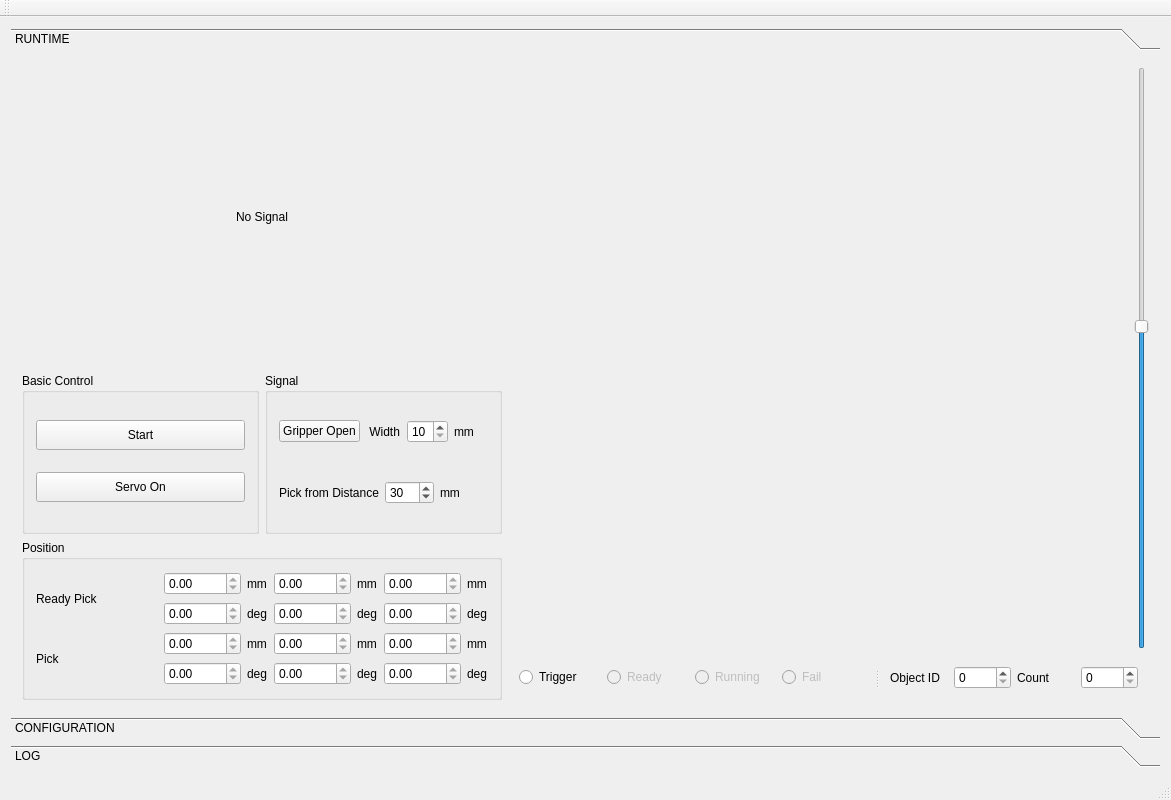
<?xml version="1.0" encoding="UTF-8"?>
<ui version="4.0">
 <class>MainWindow</class>
 <widget class="QMainWindow" name="MainWindow">
  <property name="geometry">
   <rect>
    <x>0</x>
    <y>0</y>
    <width>1171</width>
    <height>800</height>
   </rect>
  </property>
  <property name="windowTitle">
   <string>YASKAWA 6D POSE ESTIMATION</string>
  </property>
  <widget class="QWidget" name="centralWidget">
   <layout class="QHBoxLayout" name="horizontalLayout">
    <item>
     <widget class="QToolBox" name="toolBox">
      <widget class="QWidget" name="toolBoxPage1">
       <property name="geometry">
        <rect>
         <x>0</x>
         <y>0</y>
         <width>1153</width>
         <height>628</height>
        </rect>
       </property>
       <attribute name="label">
        <string>RUNTIME</string>
       </attribute>
       <layout class="QHBoxLayout" name="horizontalLayout_28">
        <item>
         <layout class="QVBoxLayout" name="verticalLayout_10">
          <item>
           <widget class="QLabel" name="labelImage">
            <property name="sizePolicy">
             <sizepolicy hsizetype="Fixed" vsizetype="Fixed">
              <horstretch>0</horstretch>
              <verstretch>0</verstretch>
             </sizepolicy>
            </property>
            <property name="minimumSize">
             <size>
              <width>480</width>
              <height>300</height>
             </size>
            </property>
            <property name="maximumSize">
             <size>
              <width>4800</width>
              <height>3000</height>
             </size>
            </property>
            <property name="text">
             <string>No Signal</string>
            </property>
            <property name="textFormat">
             <enum>Qt::AutoText</enum>
            </property>
            <property name="scaledContents">
             <bool>true</bool>
            </property>
            <property name="alignment">
             <set>Qt::AlignCenter</set>
            </property>
           </widget>
          </item>
          <item>
           <layout class="QHBoxLayout" name="horizontalLayout_25">
            <item>
             <widget class="QGroupBox" name="groupBox_4">
              <property name="title">
               <string>Basic Control</string>
              </property>
              <layout class="QVBoxLayout" name="verticalLayout_9">
               <item>
                <widget class="QPushButton" name="pushButtonStart">
                 <property name="minimumSize">
                  <size>
                   <width>0</width>
                   <height>30</height>
                  </size>
                 </property>
                 <property name="text">
                  <string>Start</string>
                 </property>
                </widget>
               </item>
               <item>
                <widget class="QPushButton" name="pushButtonServoOn">
                 <property name="minimumSize">
                  <size>
                   <width>0</width>
                   <height>30</height>
                  </size>
                 </property>
                 <property name="text">
                  <string>Servo On</string>
                 </property>
                </widget>
               </item>
              </layout>
             </widget>
            </item>
            <item>
             <widget class="QGroupBox" name="groupBox_6">
              <property name="title">
               <string>Signal</string>
              </property>
              <layout class="QVBoxLayout" name="verticalLayout_11">
               <item>
                <layout class="QHBoxLayout" name="horizontalLayout_24">
                 <item>
                  <layout class="QHBoxLayout" name="horizontalLayout_22">
                   <item>
                    <widget class="QPushButton" name="pushButtonGripperOpen">
                     <property name="text">
                      <string>Gripper Open</string>
                     </property>
                    </widget>
                   </item>
                   <item>
                    <widget class="QLabel" name="label_12">
                     <property name="text">
                      <string> Width</string>
                     </property>
                    </widget>
                   </item>
                   <item>
                    <widget class="QSpinBox" name="spinBoxGripperWidth">
                     <property name="minimum">
                      <number>10</number>
                     </property>
                     <property name="maximum">
                      <number>55</number>
                     </property>
                    </widget>
                   </item>
                   <item>
                    <widget class="QLabel" name="label_13">
                     <property name="text">
                      <string>mm</string>
                     </property>
                    </widget>
                   </item>
                  </layout>
                 </item>
                </layout>
               </item>
               <item>
                <layout class="QHBoxLayout" name="horizontalLayout_23">
                 <item>
                  <widget class="QLabel" name="label_14">
                   <property name="text">
                    <string>Pick from Distance</string>
                   </property>
                  </widget>
                 </item>
                 <item>
                  <widget class="QSpinBox" name="spinBoxPickingDistance">
                   <property name="minimum">
                    <number>10</number>
                   </property>
                   <property name="maximum">
                    <number>100</number>
                   </property>
                   <property name="value">
                    <number>30</number>
                   </property>
                  </widget>
                 </item>
                 <item>
                  <widget class="QLabel" name="label_15">
                   <property name="text">
                    <string>mm</string>
                   </property>
                  </widget>
                 </item>
                </layout>
               </item>
              </layout>
             </widget>
            </item>
           </layout>
          </item>
          <item>
           <widget class="QGroupBox" name="groupBox_5">
            <property name="title">
             <string>Position</string>
            </property>
            <layout class="QVBoxLayout" name="verticalLayout_7">
             <item>
              <layout class="QHBoxLayout" name="horizontalLayout_16">
               <item>
                <widget class="QLabel" name="label_9">
                 <property name="text">
                  <string>Ready Pick</string>
                 </property>
                </widget>
               </item>
               <item>
                <layout class="QVBoxLayout" name="verticalLayout_6">
                 <item>
                  <layout class="QHBoxLayout" name="horizontalLayout_17">
                   <item>
                    <widget class="QDoubleSpinBox" name="doubleSpinBoxX1">
                     <property name="readOnly">
                      <bool>true</bool>
                     </property>
                     <property name="maximum">
                      <double>10000.000000000000000</double>
                     </property>
                    </widget>
                   </item>
                   <item>
                    <widget class="QLabel" name="label_22">
                     <property name="text">
                      <string>mm</string>
                     </property>
                    </widget>
                   </item>
                   <item>
                    <widget class="QDoubleSpinBox" name="doubleSpinBoxY1">
                     <property name="readOnly">
                      <bool>true</bool>
                     </property>
                     <property name="maximum">
                      <double>10000.000000000000000</double>
                     </property>
                    </widget>
                   </item>
                   <item>
                    <widget class="QLabel" name="label_23">
                     <property name="text">
                      <string>mm</string>
                     </property>
                    </widget>
                   </item>
                   <item>
                    <widget class="QDoubleSpinBox" name="doubleSpinBoxZ1">
                     <property name="readOnly">
                      <bool>true</bool>
                     </property>
                     <property name="maximum">
                      <double>10000.000000000000000</double>
                     </property>
                    </widget>
                   </item>
                   <item>
                    <widget class="QLabel" name="label_24">
                     <property name="text">
                      <string>mm</string>
                     </property>
                    </widget>
                   </item>
                  </layout>
                 </item>
                 <item>
                  <layout class="QHBoxLayout" name="horizontalLayout_18">
                   <item>
                    <widget class="QDoubleSpinBox" name="doubleSpinBoxRX1">
                     <property name="readOnly">
                      <bool>true</bool>
                     </property>
                     <property name="maximum">
                      <double>10000.000000000000000</double>
                     </property>
                    </widget>
                   </item>
                   <item>
                    <widget class="QLabel" name="label_25">
                     <property name="text">
                      <string>deg</string>
                     </property>
                    </widget>
                   </item>
                   <item>
                    <widget class="QDoubleSpinBox" name="doubleSpinBoxRY1">
                     <property name="readOnly">
                      <bool>true</bool>
                     </property>
                     <property name="maximum">
                      <double>10000.000000000000000</double>
                     </property>
                    </widget>
                   </item>
                   <item>
                    <widget class="QLabel" name="label_26">
                     <property name="text">
                      <string>deg</string>
                     </property>
                    </widget>
                   </item>
                   <item>
                    <widget class="QDoubleSpinBox" name="doubleSpinBoxRZ1">
                     <property name="readOnly">
                      <bool>true</bool>
                     </property>
                     <property name="maximum">
                      <double>10000.000000000000000</double>
                     </property>
                    </widget>
                   </item>
                   <item>
                    <widget class="QLabel" name="label_27">
                     <property name="text">
                      <string>deg</string>
                     </property>
                    </widget>
                   </item>
                  </layout>
                 </item>
                </layout>
               </item>
              </layout>
             </item>
             <item>
              <layout class="QHBoxLayout" name="horizontalLayout_15">
               <item>
                <widget class="QLabel" name="label_2">
                 <property name="text">
                  <string>Pick</string>
                 </property>
                </widget>
               </item>
               <item>
                <layout class="QVBoxLayout" name="verticalLayout_5">
                 <item>
                  <layout class="QHBoxLayout" name="horizontalLayout_13">
                   <item>
                    <widget class="QDoubleSpinBox" name="doubleSpinBoxX2">
                     <property name="readOnly">
                      <bool>true</bool>
                     </property>
                     <property name="maximum">
                      <double>10000.000000000000000</double>
                     </property>
                    </widget>
                   </item>
                   <item>
                    <widget class="QLabel" name="label_16">
                     <property name="text">
                      <string>mm</string>
                     </property>
                    </widget>
                   </item>
                   <item>
                    <widget class="QDoubleSpinBox" name="doubleSpinBoxY2">
                     <property name="readOnly">
                      <bool>true</bool>
                     </property>
                     <property name="maximum">
                      <double>10000.000000000000000</double>
                     </property>
                    </widget>
                   </item>
                   <item>
                    <widget class="QLabel" name="label_17">
                     <property name="text">
                      <string>mm</string>
                     </property>
                    </widget>
                   </item>
                   <item>
                    <widget class="QDoubleSpinBox" name="doubleSpinBoxZ2">
                     <property name="readOnly">
                      <bool>true</bool>
                     </property>
                     <property name="maximum">
                      <double>10000.000000000000000</double>
                     </property>
                    </widget>
                   </item>
                   <item>
                    <widget class="QLabel" name="label_18">
                     <property name="text">
                      <string>mm</string>
                     </property>
                    </widget>
                   </item>
                  </layout>
                 </item>
                 <item>
                  <layout class="QHBoxLayout" name="horizontalLayout_14">
                   <item>
                    <widget class="QDoubleSpinBox" name="doubleSpinBoxRX2">
                     <property name="readOnly">
                      <bool>true</bool>
                     </property>
                     <property name="maximum">
                      <double>10000.000000000000000</double>
                     </property>
                    </widget>
                   </item>
                   <item>
                    <widget class="QLabel" name="label_19">
                     <property name="text">
                      <string>deg</string>
                     </property>
                    </widget>
                   </item>
                   <item>
                    <widget class="QDoubleSpinBox" name="doubleSpinBoxRY2">
                     <property name="readOnly">
                      <bool>true</bool>
                     </property>
                     <property name="maximum">
                      <double>10000.000000000000000</double>
                     </property>
                    </widget>
                   </item>
                   <item>
                    <widget class="QLabel" name="label_20">
                     <property name="text">
                      <string>deg</string>
                     </property>
                    </widget>
                   </item>
                   <item>
                    <widget class="QDoubleSpinBox" name="doubleSpinBoxRZ2">
                     <property name="readOnly">
                      <bool>true</bool>
                     </property>
                     <property name="maximum">
                      <double>10000.000000000000000</double>
                     </property>
                    </widget>
                   </item>
                   <item>
                    <widget class="QLabel" name="label_21">
                     <property name="text">
                      <string>deg</string>
                     </property>
                    </widget>
                   </item>
                  </layout>
                 </item>
                </layout>
               </item>
              </layout>
             </item>
            </layout>
           </widget>
          </item>
         </layout>
        </item>
        <item>
         <layout class="QVBoxLayout" name="verticalLayout_8">
          <item>
           <layout class="QHBoxLayout" name="horizontalLayout_26">
            <item>
             <widget class="QVTKWidget" name="qvtkWidget" native="true">
              <property name="minimumSize">
               <size>
                <width>530</width>
                <height>550</height>
               </size>
              </property>
              <property name="autoFillBackground">
               <bool>false</bool>
              </property>
              <property name="styleSheet">
               <string notr="true"/>
              </property>
             </widget>
            </item>
            <item>
             <widget class="QSlider" name="verticalSlider">
              <property name="minimum">
               <number>150</number>
              </property>
              <property name="maximum">
               <number>600</number>
              </property>
              <property name="singleStep">
               <number>1</number>
              </property>
              <property name="value">
               <number>400</number>
              </property>
              <property name="orientation">
               <enum>Qt::Vertical</enum>
              </property>
             </widget>
            </item>
           </layout>
          </item>
          <item>
           <widget class="QSplitter" name="splitter">
            <property name="orientation">
             <enum>Qt::Horizontal</enum>
            </property>
            <widget class="QWidget" name="layoutWidget">
             <layout class="QHBoxLayout" name="horizontalLayout_20">
              <item>
               <widget class="QRadioButton" name="radioButtonTrigger">
                <property name="text">
                 <string>Trigger</string>
                </property>
                <property name="autoExclusive">
                 <bool>false</bool>
                </property>
               </widget>
              </item>
              <item>
               <widget class="QRadioButton" name="radioButtonReady">
                <property name="enabled">
                 <bool>false</bool>
                </property>
                <property name="text">
                 <string>Ready</string>
                </property>
                <property name="checkable">
                 <bool>true</bool>
                </property>
                <property name="autoExclusive">
                 <bool>false</bool>
                </property>
               </widget>
              </item>
              <item>
               <widget class="QRadioButton" name="radioButtonRunning">
                <property name="enabled">
                 <bool>false</bool>
                </property>
                <property name="text">
                 <string>Running</string>
                </property>
                <property name="checkable">
                 <bool>true</bool>
                </property>
                <property name="autoExclusive">
                 <bool>false</bool>
                </property>
               </widget>
              </item>
              <item>
               <widget class="QRadioButton" name="radioButtonFail">
                <property name="enabled">
                 <bool>false</bool>
                </property>
                <property name="text">
                 <string>Fail</string>
                </property>
                <property name="checkable">
                 <bool>true</bool>
                </property>
                <property name="autoExclusive">
                 <bool>false</bool>
                </property>
               </widget>
              </item>
             </layout>
            </widget>
            <widget class="QWidget" name="layoutWidget">
             <layout class="QHBoxLayout" name="horizontalLayout_21">
              <item>
               <layout class="QHBoxLayout" name="horizontalLayout_12">
                <item>
                 <widget class="QLabel" name="label">
                  <property name="text">
                   <string>Object ID</string>
                  </property>
                 </widget>
                </item>
                <item>
                 <widget class="QSpinBox" name="spinBoxObjID"/>
                </item>
               </layout>
              </item>
              <item>
               <layout class="QHBoxLayout" name="horizontalLayout_19">
                <item>
                 <widget class="QLabel" name="label_11">
                  <property name="text">
                   <string>Count</string>
                  </property>
                 </widget>
                </item>
                <item>
                 <widget class="QSpinBox" name="spinBoxCount"/>
                </item>
               </layout>
              </item>
             </layout>
            </widget>
           </widget>
          </item>
         </layout>
        </item>
       </layout>
      </widget>
      <widget class="QWidget" name="widget">
       <property name="geometry">
        <rect>
         <x>0</x>
         <y>0</y>
         <width>1153</width>
         <height>628</height>
        </rect>
       </property>
       <attribute name="label">
        <string>CONFIGURATION</string>
       </attribute>
       <layout class="QHBoxLayout" name="horizontalLayout_11">
        <item>
         <layout class="QVBoxLayout" name="verticalLayout_4">
          <item>
           <widget class="QGroupBox" name="groupBox">
            <property name="title">
             <string>ROBOT</string>
            </property>
            <layout class="QVBoxLayout" name="verticalLayout_2">
             <item>
              <layout class="QHBoxLayout" name="horizontalLayout_2">
               <item>
                <widget class="QLabel" name="label_3">
                 <property name="text">
                  <string>Robot IP</string>
                 </property>
                </widget>
               </item>
               <item>
                <widget class="QLineEdit" name="lineEditRobotIP">
                 <property name="text">
                  <string>192.168.1.11</string>
                 </property>
                </widget>
               </item>
              </layout>
             </item>
             <item>
              <layout class="QHBoxLayout" name="horizontalLayout_4">
               <item>
                <widget class="QLabel" name="label_4">
                 <property name="text">
                  <string>Job name</string>
                 </property>
                </widget>
               </item>
               <item>
                <widget class="QLineEdit" name="lineEditJobName"/>
               </item>
              </layout>
             </item>
             <item>
              <layout class="QHBoxLayout" name="horizontalLayout_3">
               <item>
                <widget class="QLabel" name="label_5">
                 <property name="text">
                  <string>Gripper Address</string>
                 </property>
                </widget>
               </item>
               <item>
                <widget class="QLineEdit" name="lineEditGripperAddress"/>
               </item>
              </layout>
             </item>
             <item>
              <layout class="QHBoxLayout" name="horizontalLayout_8">
               <item>
                <widget class="QLabel" name="label_7">
                 <property name="text">
                  <string>First Position Variable: </string>
                 </property>
                </widget>
               </item>
               <item>
                <widget class="QSpinBox" name="spinBoxFirstPV">
                 <property name="maximumSize">
                  <size>
                   <width>1000</width>
                   <height>16777215</height>
                  </size>
                 </property>
                 <property name="minimum">
                  <number>40</number>
                 </property>
                 <property name="maximum">
                  <number>50</number>
                 </property>
                </widget>
               </item>
              </layout>
             </item>
             <item>
              <layout class="QHBoxLayout" name="horizontalLayout_9">
               <item>
                <widget class="QLabel" name="label_10">
                 <property name="text">
                  <string>First Byte Variable: </string>
                 </property>
                </widget>
               </item>
               <item>
                <widget class="QSpinBox" name="spinBoxFirstBV">
                 <property name="minimum">
                  <number>40</number>
                 </property>
                 <property name="maximum">
                  <number>50</number>
                 </property>
                </widget>
               </item>
              </layout>
             </item>
            </layout>
           </widget>
          </item>
          <item>
           <widget class="QGroupBox" name="groupBox_2">
            <property name="title">
             <string>CALIBRATION</string>
            </property>
            <layout class="QVBoxLayout" name="verticalLayout_3">
             <item>
              <layout class="QHBoxLayout" name="horizontalLayout_5">
               <item>
                <widget class="QLabel" name="label_6">
                 <property name="text">
                  <string>Calibration File</string>
                 </property>
                </widget>
               </item>
               <item>
                <widget class="QLineEdit" name="lineEditCalibrationFile"/>
               </item>
               <item>
                <widget class="QToolButton" name="toolButtonCalib">
                 <property name="text">
                  <string>...</string>
                 </property>
                </widget>
               </item>
              </layout>
             </item>
             <item>
              <layout class="QHBoxLayout" name="horizontalLayout_30">
               <item>
                <widget class="QLabel" name="label_29">
                 <property name="text">
                  <string>Camera Param</string>
                 </property>
                </widget>
               </item>
               <item>
                <widget class="QLineEdit" name="lineEditCameraParam"/>
               </item>
               <item>
                <widget class="QToolButton" name="toolButtonCalibCameraParam">
                 <property name="text">
                  <string>...</string>
                 </property>
                </widget>
               </item>
              </layout>
             </item>
             <item>
              <layout class="QHBoxLayout" name="horizontalLayout_6">
               <item>
                <widget class="QPushButton" name="pushButtonStartCalib">
                 <property name="text">
                  <string>Start Calibrate</string>
                 </property>
                </widget>
               </item>
               <item>
                <widget class="QPushButton" name="pushButtonGetPose">
                 <property name="text">
                  <string>Get Pose</string>
                 </property>
                </widget>
               </item>
               <item>
                <widget class="QPushButton" name="pushButtonCaculate">
                 <property name="text">
                  <string>Caculate</string>
                 </property>
                </widget>
               </item>
               <item>
                <widget class="QPushButton" name="pushButtonStartSave">
                 <property name="text">
                  <string>Save</string>
                 </property>
                </widget>
               </item>
              </layout>
             </item>
            </layout>
           </widget>
          </item>
          <item>
           <widget class="QGroupBox" name="groupBox_3">
            <property name="title">
             <string>MODELS LIST</string>
            </property>
            <layout class="QVBoxLayout" name="verticalLayout">
             <item>
              <widget class="QListView" name="listViewModels">
               <property name="minimumSize">
                <size>
                 <width>0</width>
                 <height>0</height>
                </size>
               </property>
               <property name="maximumSize">
                <size>
                 <width>4000</width>
                 <height>1500</height>
                </size>
               </property>
              </widget>
             </item>
             <item>
              <layout class="QHBoxLayout" name="horizontalLayout_31">
               <item>
                <widget class="QLabel" name="label_30">
                 <property name="text">
                  <string>Model Path</string>
                 </property>
                </widget>
               </item>
               <item>
                <widget class="QLineEdit" name="lineEditModelPath_3"/>
               </item>
               <item>
                <widget class="QToolButton" name="toolButtonModelPath_3">
                 <property name="text">
                  <string>...</string>
                 </property>
                </widget>
               </item>
              </layout>
             </item>
             <item>
              <layout class="QHBoxLayout" name="horizontalLayout_7">
               <item>
                <widget class="QLabel" name="label_8">
                 <property name="text">
                  <string>Model File</string>
                 </property>
                </widget>
               </item>
               <item>
                <widget class="QLineEdit" name="lineEditModelPath"/>
               </item>
               <item>
                <widget class="QToolButton" name="toolButtonModelPath">
                 <property name="text">
                  <string>...</string>
                 </property>
                </widget>
               </item>
              </layout>
             </item>
             <item>
              <layout class="QHBoxLayout" name="horizontalLayout_10">
               <item>
                <widget class="QPushButton" name="pushButtonAdd">
                 <property name="text">
                  <string>Add</string>
                 </property>
                </widget>
               </item>
               <item>
                <widget class="QPushButton" name="pushButtonRemove">
                 <property name="text">
                  <string>Remove</string>
                 </property>
                </widget>
               </item>
              </layout>
             </item>
            </layout>
           </widget>
          </item>
         </layout>
        </item>
        <item>
         <widget class="QVTKWidget" name="qvtkWidgetModel" native="true">
          <property name="minimumSize">
           <size>
            <width>700</width>
            <height>400</height>
           </size>
          </property>
          <property name="maximumSize">
           <size>
            <width>10000</width>
            <height>10000</height>
           </size>
          </property>
          <property name="autoFillBackground">
           <bool>false</bool>
          </property>
          <property name="styleSheet">
           <string notr="true"/>
          </property>
         </widget>
        </item>
       </layout>
      </widget>
      <widget class="QWidget" name="LOG">
       <property name="geometry">
        <rect>
         <x>0</x>
         <y>0</y>
         <width>1153</width>
         <height>628</height>
        </rect>
       </property>
       <attribute name="label">
        <string>LOG</string>
       </attribute>
       <layout class="QVBoxLayout" name="verticalLayout_12">
        <item>
         <widget class="QTextBrowser" name="textBrowserLOG"/>
        </item>
        <item>
         <layout class="QHBoxLayout" name="horizontalLayout_27">
          <item>
           <widget class="QSpinBox" name="spinBox">
            <property name="minimum">
             <number>0</number>
            </property>
            <property name="maximum">
             <number>180</number>
            </property>
           </widget>
          </item>
          <item>
           <widget class="QPushButton" name="pushButton_3">
            <property name="text">
             <string>Write</string>
            </property>
           </widget>
          </item>
          <item>
           <widget class="QPushButton" name="pushButtonSendPosition">
            <property name="text">
             <string>SEND POS</string>
            </property>
           </widget>
          </item>
         </layout>
        </item>
       </layout>
      </widget>
     </widget>
    </item>
   </layout>
  </widget>
  <widget class="QMenuBar" name="menuBar">
   <property name="geometry">
    <rect>
     <x>0</x>
     <y>0</y>
     <width>1171</width>
     <height>22</height>
    </rect>
   </property>
  </widget>
  <widget class="QToolBar" name="mainToolBar">
   <attribute name="toolBarArea">
    <enum>TopToolBarArea</enum>
   </attribute>
   <attribute name="toolBarBreak">
    <bool>false</bool>
   </attribute>
  </widget>
  <widget class="QStatusBar" name="statusBar"/>
  <action name="actionConnect">
   <property name="checkable">
    <bool>true</bool>
   </property>
   <property name="text">
    <string>Connect</string>
   </property>
  </action>
  <action name="actionDisconnect">
   <property name="checkable">
    <bool>true</bool>
   </property>
   <property name="text">
    <string>Disconnect</string>
   </property>
  </action>
  <action name="actionConnect_2">
   <property name="checkable">
    <bool>true</bool>
   </property>
   <property name="text">
    <string>Connect</string>
   </property>
  </action>
  <action name="actionDisconnect_2">
   <property name="checkable">
    <bool>true</bool>
   </property>
   <property name="text">
    <string>Disconnect</string>
   </property>
  </action>
 </widget>
 <layoutdefault spacing="6" margin="11"/>
 <customwidgets>
  <customwidget>
   <class>QVTKWidget</class>
   <extends>QWidget</extends>
   <header>QVTKWidget.h</header>
  </customwidget>
 </customwidgets>
 <resources/>
 <connections/>
</ui>
